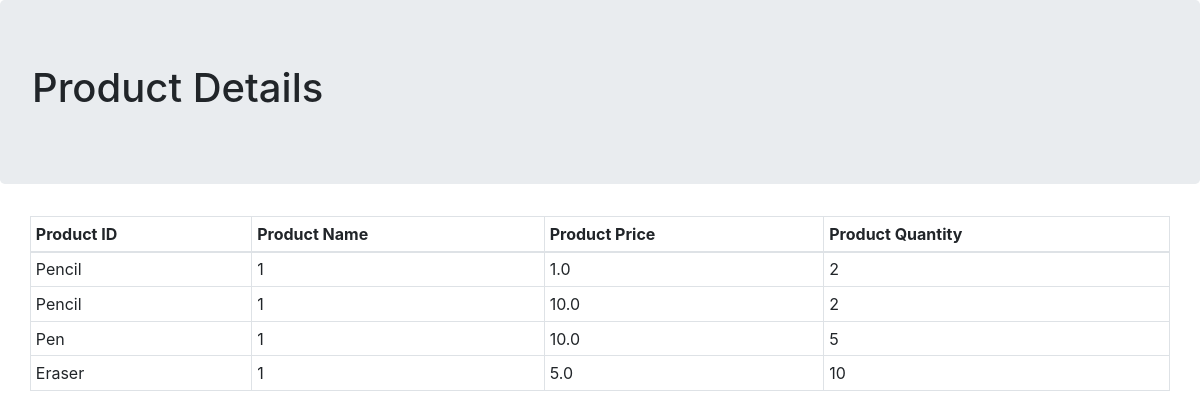
The app's page /display/ with its own data.
### add_product/models.py (models this page shows, shortened)
class Product(models.Model):
    product_id = models.IntegerField()
    product_name = models.TextField()
    product_price = models.FloatField()
    product_quantity = models.IntegerField()

### add_product/views.py (the view)
def displayProd(request):
    data = Product.objects.all()
    d = data.filter(product_name__contains="Pencil")
    return render(request, "display.html", {'data':data})

### add_product/templates/display.html (shortened to what this page needs)
<!DOCTYPE html>
<html lang="en">
<head>
   <link href="https://maxcdn.bootstrapcdn.com/bootstrap/4.0.0/css/bootstrap.min.css" rel="stylesheet"
>
</head>
<body>
<div class = "jumbotron"><h1> Product Details </h1> </div>
<table class="container table-bordered table-sm">
    <thead>
        <tr>
            <th>Product ID</th>
            <th>Product Name</th>
            <th>Product Price</th>
            <th>Product Quantity</th>
        </tr>
    </thead>
    <tbody>
        {% for i in data %}
            <tr>
                <td>{{ i.product_name }}</td>
                <td>{{ i.product_id }}</td>
                <td>{{ i.product_price }}</td>
                <td>{{ i.product_quantity }}</td>
            </tr>
        {% endfor %}
    </tbody>
</table>
</body>
</html>

### records on screen
Product: product_name "Pencil", product_id "1", product_price "1.0", product_quantity "2"
Product: product_name "Pencil", product_id "1", product_price "10.0", product_quantity "2"
Product: product_name "Pen", product_id "1", product_price "10.0", product_quantity "5"
Product: product_name "Eraser", product_id "1", product_price "5.0", product_quantity "10"
